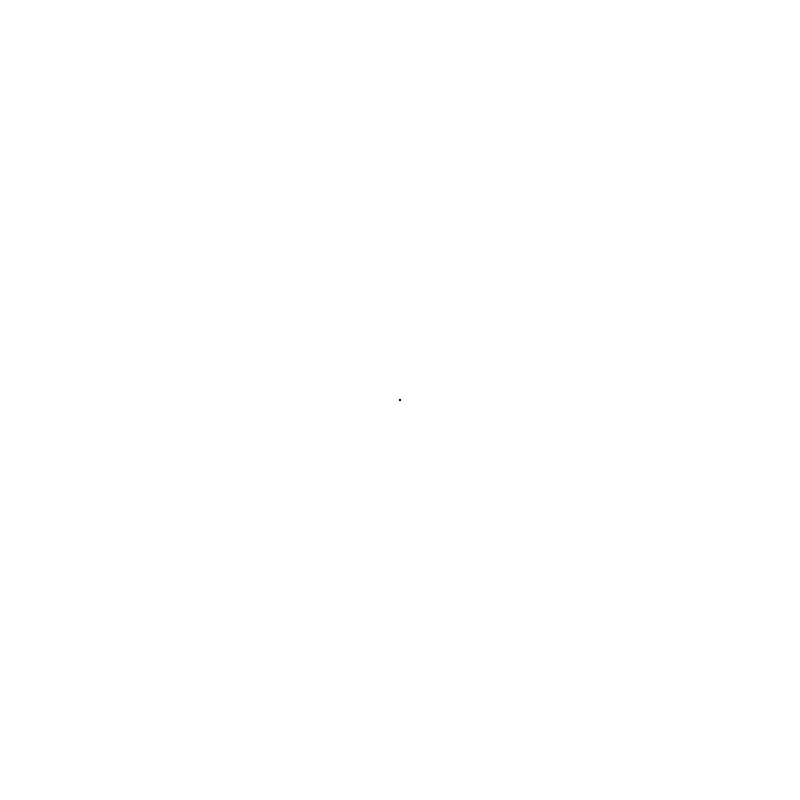
Frame 1 (no input)
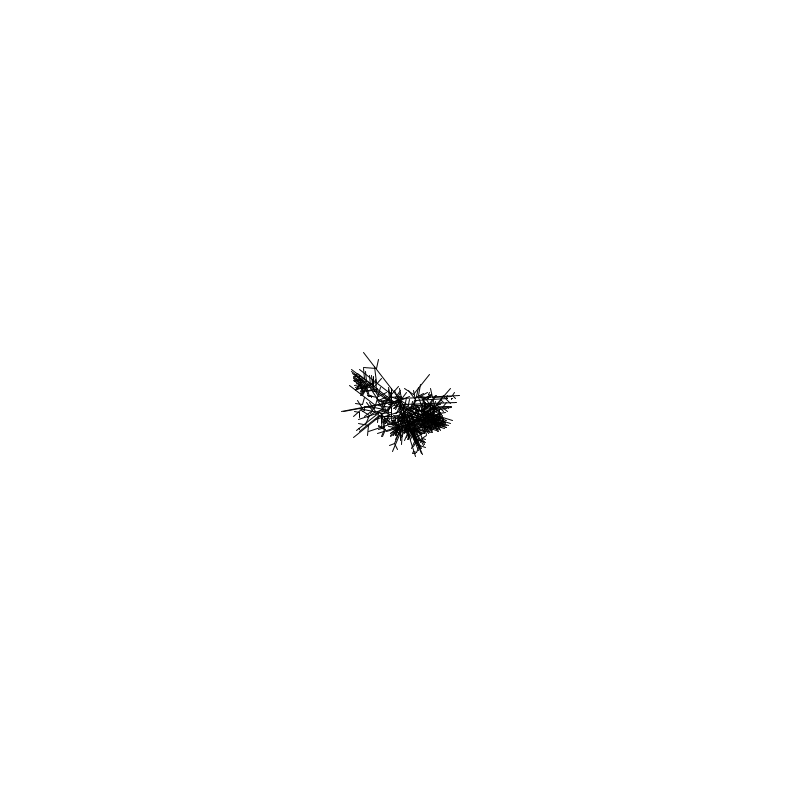
Frame 60 (the mouse pressed at the canvas centre just before this capture)
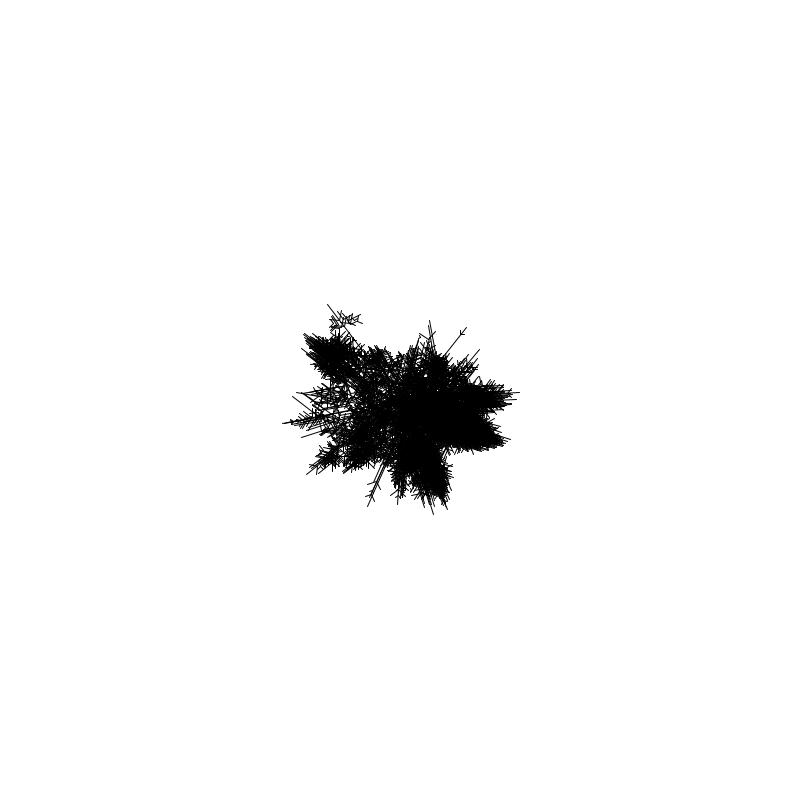
Frame 120 (the mouse held since frame 60 and released just before this capture)

The Processing sketch that drew these frames (run headless with seeded random() and noise(); from frame 60 on, the mouse is pressed at the canvas centre):

// Processing sketch: Crystallize
// ── Crystallize.pde
// Crystallize Program in Processing

int N = 10; // Number of initial lines
float p = 0.05; // Probability of branching
float growth_rate = 1; // Growth rate of lines per frame
float T = 10; // Threshold to forgive collision for small lines
ArrayList<Line> lines = new ArrayList<Line>(); // List to store all active lines
ArrayList<Line> branches = new ArrayList<Line>(); // List to store fractal branches

void setup() {
  size(800, 800); // Set canvas size
  background(255); // White background
  stroke(0); // Black lines
  //noFill(); // No fill for shapes

  // Initialize N random lines radiating from the center
  for (int i = 0; i < N; i++) {
    float angle = random(TWO_PI); // Random angle in radians
    lines.add(new Line(new PVector(0, 0), angle));
  }
}

void draw() {
  translate(width / 2, height / 2); // Move origin to the center of the canvas
  background(255); // Clear the canvas each frame

  // Grow and render all active lines
  for (Line line : lines) {
    if (line.growing) {
      line.grow();
      line.spawnBranches();
      checkIntersections(line);
    }
    line.display();
  }

  // Add new branches to the main lines list
  lines.addAll(branches);
  branches.clear();
}

void checkIntersections(Line line) {
  for (Line otherLine : lines) {
    if (otherLine != line && otherLine.growing) {
      if (doLinesIntersect(line, otherLine) && linesAboveThreshold(line, otherLine)) {
        if (line.length > otherLine.length){
          otherLine.growing = false;
        } else {
          line.growing = false;
        }
      }
    }
  }
}

boolean doLinesIntersect(Line line1, Line line2) {
  // Get the end points of both lines
  PVector p1 = line1.start;
  PVector p2 = line1.getEnd();
  PVector p3 = line2.start;
  PVector p4 = line2.getEnd();

  // Calculate the intersection using the line-line intersection formula
  float denom = (p4.y - p3.y) * (p2.x - p1.x) - (p4.x - p3.x) * (p2.y - p1.y);
  if (denom == 0) return false; // Lines are parallel

  float ua = ((p4.x - p3.x) * (p1.y - p3.y) - (p4.y - p3.y) * (p1.x - p3.x)) / denom;
  float ub = ((p2.x - p1.x) * (p1.y - p3.y) - (p2.y - p1.y) * (p1.x - p3.x)) / denom;

  // Check if the intersection point lies within both line segments
  if (ua >= 0 && ua <= 1 && ub >= 0 && ub <= 1) {
    return true;
  }
  return false;
}

boolean linesAboveThreshold(Line line1, Line line2){
  return (line1.length >= T && line2.length >= T);
}

class Line {
  PVector start; // Starting point of the line
  float angle; // Angle in radians
  float length; // Length of the line
  boolean growing; // Whether the line is still growing
  boolean alive; // Whether the line is alive (visible)

  Line(PVector start, float angle) {
    this.start = start;
    this.angle = angle;
    this.length = 0;
    this.growing = true;
    this.alive = true;
  }

  void grow() {
    if (growing) {
      length += growth_rate;
      //println(length);
    }
  }

  PVector getEnd() {
    // Calculate the end point of the line
    float endX = start.x + length * cos(angle);
    float endY = start.y + length * sin(angle);
    return new PVector(endX, endY);
  }

  void spawnBranches() {
    if (random(1) < p) {
      // Spawn left branch (60% perpendicular)
      float leftAngle = angle + 0.6 * HALF_PI;
      branches.add(new Line(this.getEnd().mult(0.95), leftAngle-0.1));

      // Spawn right branch (60% perpendicular)
      float rightAngle = angle - 0.6 * HALF_PI;
      branches.add(new Line(this.getEnd().mult(0.95), rightAngle+0.1));
    }
  }

  void display() {
    if (alive) {
      PVector end = getEnd();
      line(start.x, start.y, end.x, end.y);
    }
  }
}
